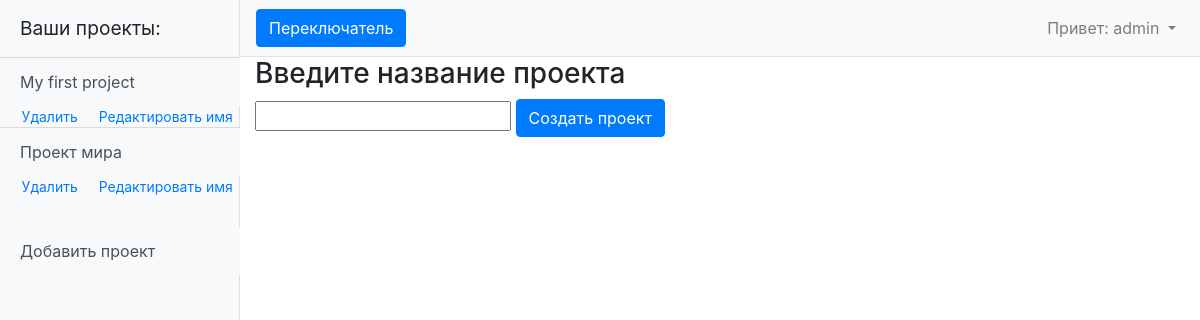
Before: /create_project (signed in) with the older database file.
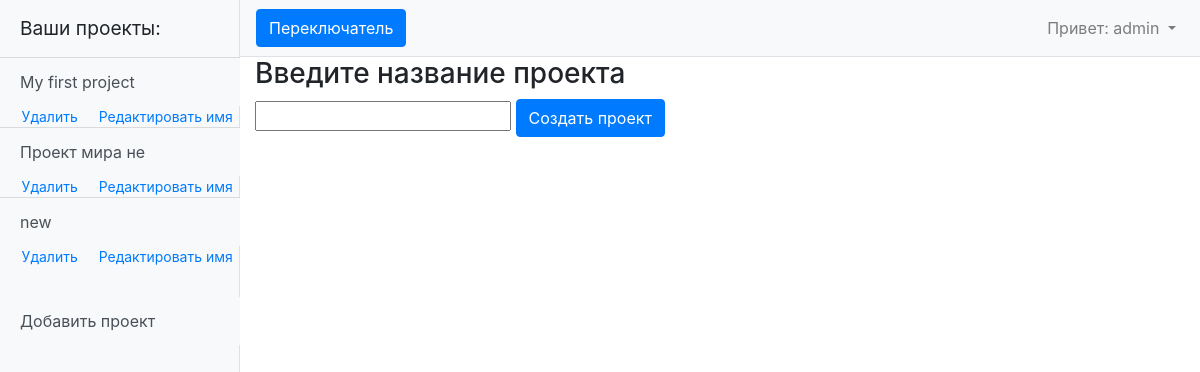
After: the same page with the newer database file.
### myapp/models.py (models this page shows, shortened)
class Data(models.Model):
    month = 'M'
    FIELD = [
        (month, 'ежемесячные данные'),
    ]
    project = models.ForeignKey(Project, on_delete=models.CASCADE)
    project_type = models.CharField(max_length=1, choices=FIELD, default='M')
    data = models.TextField(default='0 0 0 0 0 0 0 0 0 0 0 0')
    begin_heating = models.DateField(default=f'{datetime.now().year - 1}-10-15')
    end_heating = models.DateField(default=f'{datetime.now().year}-04-15')
    coef = models.FloatField(default=1.1)

class Project(models.Model):
    user = models.ForeignKey(User, on_delete=models.CASCADE)
    project_name = models.CharField(max_length=255, unique=True)
    project_date_creation = models.DateTimeField(auto_now_add=True)

### myapp/views.py (the view, shortened to what this page needs)
# urls.py: path('create_project', ProjectCreate.as_view()),
@method_decorator(login_required, name='dispatch')
class ProjectCreate(CreateView):
    template_name = 'create_project.html'
    form_class = CreateProjectForm
    def get_context_data(self, **kwargs):
        context = super().get_context_data(**kwargs)
        context['a_project'] = Data.objects.filter(project__user__username=self.request.user)
        return context

### myapp/forms.py
class CreateProjectForm(ModelForm):
    class Meta:
        model = Project
        fields = ['user', 'project_name']

### templates/create_project.html (shortened to what this page needs)
{% extends 'default.html' %}
{% block content %}
    <h3>Введите название проекта</h3>
    <form method="POST">
        {% if project_name %}
            <input required type="text" name="project_name" value="{{ project_name }}">
            <input class="btn btn-primary" type="submit" value="Изменить имя">
        {% else %}
            <input required type="text" name="project_name">
            <input class="btn btn-primary" type="submit" value="Создать проект">
        {% endif %}
    </form>
{% endblock content%}

### templates/default.html (shortened to what this page needs)
{% load static %}
<!DOCTYPE html>
<html lang="ru">
<head>
    <link href="{% static 'vendor/bootstrap/css/bootstrap.min.css' %}" rel="stylesheet ">
    <link href="{% static 'css/simple-sidebar.css' %}" rel="stylesheet">
    <link href="{% static 'my_style.css' %}" rel="stylesheet">
    <link href="{% static 'style_for_graph' %}" rel="stylesheet">
</head>
<body>
  <div class="d-flex" id="wrapper">
    <div class="bg-light border-right" id="sidebar-wrapper" style="max-width: 240px;">
      <div class="sidebar-heading">Ваши проекты:</div>
      <div class="list-group list-group-flush">
          {% if user.is_authenticated %}
              {% for project in a_project %}
                  <a href="/projects/{{ project.id }}" class="list-group-item list-group-item-action bg-light" style="border-width: 1px 0 0;">{{ project.project.project_name }}</a>
                  <div class="div-del-ed">
                    <a class="" style="margin-left: 0; font-size: 14px" href="/delete/{{ project.project.id }}">Удалить</a>
                    <a class="" style="margin-left: 0; font-size: 14px" href="/create_project/{{ project.project.id }}">Редактировать имя</a>
                  </div>
              {% endfor %}
              <a href="/create_project" class="list-group-item list-group-item-action bg-light" style="margin-top: 30px;">Добавить проект</a>
          {% else %}
              <p class="list-group-item">Здесь будут отображаться ваши проекты </p>
          {% endif %}
      </div>
    </div>
    <div id="page-content-wrapper">
      <nav class="navbar navbar-expand-lg navbar-light bg-light border-bottom">
        <button class="btn btn-primary" id="menu-toggle">Переключатель</button>
        <div class="collapse navbar-collapse" id="navbarSupportedContent">
          <ul class="navbar-nav ml-auto mt-2 mt-lg-0">
            {% if user.is_authenticated %}
              <li class="nav-item dropdown">
                <a class="nav-link dropdown-toggle" href="#" id="navbarDropdown" role="button" data-toggle="dropdown" aria-haspopup="true" aria-expanded="false">
                  <span>Привет: {{ user.username }}</span>
                </a>
              </li>
            {% endif %}
          </ul>
        </div>
      </nav>
      <div class="container-fluid">
        {% block content %}{% endblock content %}
      </div>
    </div>
  </div>
</body>
</html>

Changed rows visible on the page:
changed Data: project.project_name "Проект мира" → "Проект мира не"
added Data: project.project_name "new"
